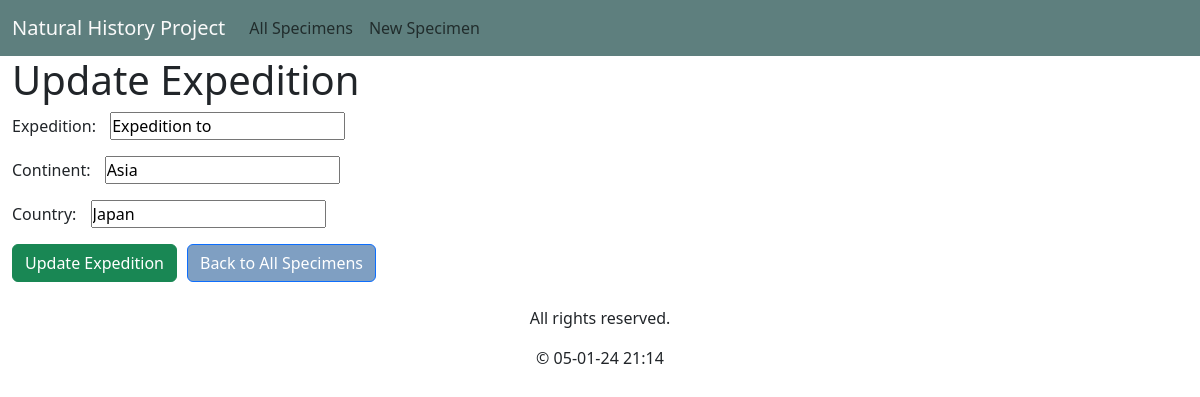
Page /expedition_update/10/ on the committed database.
### specimen_catalog/models.py (models this page shows, shortened)
class Expedition(models.Model):
    expedition_id = models.AutoField(primary_key=True)
    expedition = models.CharField(max_length=100, null=False, blank=True)
    continent = models.CharField(max_length=50, null=False, blank=True)
    country = models.CharField(max_length=50, null=False, blank=True)

### specimen_catalog/views.py (the view, shortened to what this page needs)
# urls.py: path('expedition_update/<int:pk>/', ExpeditionUpdateView.as_view(), name='expedition_update'),
class ExpeditionUpdateView(View):
    template_name = 'specimen_catalog/expedition_update.html'
    def get(self, request, pk):
        try:
            expedition = get_object_or_404(Expedition, pk=pk)
            form = ExpeditionForm(instance=expedition)
            return render(request, self.template_name, {'form': form, 'expedition': expedition})
        except Http404:
            messages.error(request, "Expedition not found")
            return redirect('all_specimens')

### specimen_catalog/forms.py (shortened to what this page needs)
class ExpeditionForm(forms.ModelForm):
    class Meta:
        model = Expedition
        fields = ['expedition', 'continent', 'country']
        labels = {
            'expedition': 'Expedition',
            'continent': 'Continent',
            'country': 'Country',
        }
    ALLOWED_CONTINENTS = ['Africa', 'Antarctica', 'Asia', 'Europe', 'North America', 'Oceania', 'South America']

### specimen_catalog/templatetags/tags.py (called while the page is built)
@register.simple_tag
def current_datetime():
    now = datetime.now()
    formatted_date = now.strftime("%d-%m-%y %H:%M")
    return formatted_date

### specimen_catalog/templates/specimen_catalog/expedition_update.html (shortened to what this page needs)
{% extends 'specimen_catalog/base.html' %}
{% block content %}
    <h1>Update Expedition</h1>
    <form method="post" action="{% url 'expedition_update' pk=expedition.pk %}">
        {{ form.as_p }}
        <div class="button-container">
            <button type="submit" class="btn btn-success">Update Expedition</button>
            <a href="{% url 'all_specimens' %}" class="btn btn-primary">Back to All Specimens</a>
        </div>
    </form>
{% endblock %}

### specimen_catalog/static/specimen_catalog/css/styles.css (style rules this page uses)
* { margin: 0; padding: 0; box-sizing: border-box; }
html, body { margin: 0; padding: 0; }
form { margin-bottom: 20px; }
label { margin-right: 10px; }
button { margin-top: 10px; padding: 5px 10px; background-color: #6a99ca; color: #fff; cursor: pointer; }
a { color: #7f9fc2; text-decoration: none; }
.button-container { display: flex; align-items: baseline; }
.button-container button { margin-right: 10px; }
button { margin-top: 0; }
.btn-primary { background-color: #7f9fc2; }

### rows in the picture
Expedition: expedition "Expedition to", continent "Asia", country "Japan"
